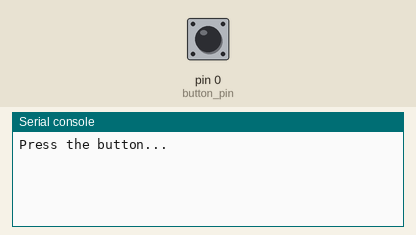
Bench run of a program on a simulated MicroPython board. Shown: the last lines printed to the serial console. Inputs (shaded band) come from the test bench; at power-on: pin 0 (button_pin) HIGH. At 1.5 s the program stops and its outputs stay as they are.

Above: at 1.2 s.
1.3 s: pin 0 (button_pin) pulled LOW for 0.15 s
At 1.44 s:
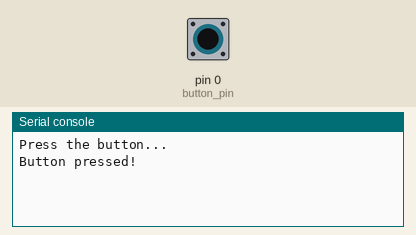
At 2.6 s:
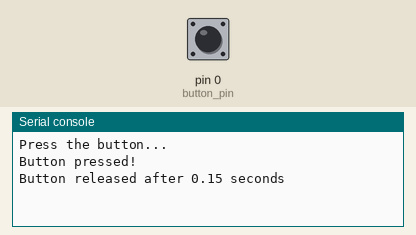

The program:

async_pin_monitor.py
```python
import uasyncio as asyncio
import utime
from machine import Pin

class AsyncPinMonitor:
    def __init__(self, pin, debounce_time_ms=10, active_high=False):
        self._pin = pin
        self._active_high = active_high

        self._stable_state = self._current_state = pin.value()
        self._state_changed = False

        self._debounce_ms = debounce_time_ms
        self._poll_interval_ms = 5
        self._last_state_change_ms = self._state_stable_since_ms = utime.ticks_ms()
        self._prev_state_duration_ms = 0

        self._monitor_task = None

        self._pressed_event = asyncio.Event()
        self._released_event = asyncio.Event()

    #-------------------------------------------------
    # Public methods

    def start(self, poll_interval_ms=5):
        if self._monitor_task is None:
            self._poll_interval_ms = poll_interval_ms
            self._monitor_task = asyncio.create_task(self._monitor_pin())

    def stop(self):
        if self._monitor_task:
            self._monitor_task.cancel()
            self._monitor_task = None

    async def wait_for_press(self):
        self._pressed_event.clear()
        await self._pressed_event.wait()

    async def wait_for_release(self):
        self._released_event.clear()
        await self._released_event.wait()

    #-------------------------------------------------
    # Public properties

    @property
    def value(self):
        return self._stable_state

    @property
    def debounce_time_ms(self):
        return self._debounce_ms

    @debounce_time_ms.setter
    def debounce_time_ms(self, new_time_ms):
        self._debounce_ms = new_time_ms

    @property
    def last_press_duration_s(self):
        return self._prev_state_duration_ms / 1000.0

    @property
    def current_press_duration_s(self):
        return utime.ticks_diff(utime.ticks_ms(), self._last_state_change_ms) / 1000.0

    #-------------------------------------------------
    # Private methods


    async def _monitor_pin(self):
        while True:
            pin_state = self._pin.value()
            current_time_ms = utime.ticks_ms()

            self._state_changed = False

            if pin_state != self._current_state:
                self._state_stable_since_ms = current_time_ms
                self._current_state = pin_state
            elif (self._current_state != self._stable_state and
                  utime.ticks_diff(current_time_ms, self._state_stable_since_ms) >= self._debounce_ms):
                self._stable_state = self._current_state
                self._state_changed = True

                self._prev_state_duration_ms = utime.ticks_diff(current_time_ms, self._last_state_change_ms)
                self._last_state_change_ms = current_time_ms

                is_pressed = self._stable_state if self._active_high else not self._stable_state

                if is_pressed:
                    self._pressed_event.set()
                else:
                    self._released_event.set()

            await asyncio.sleep_ms(self._poll_interval_ms)


if __name__ == "__main__":
    button_pin = Pin(0, Pin.IN, Pin.PULL_UP)

    async def test_monitor():
        monitor = AsyncPinMonitor(button_pin, active_high=False)
        monitor.start()

        print("Press the button...")
        await monitor.wait_for_press()
        print("Button pressed!")

        await monitor.wait_for_release()
        print(f"Button released after {monitor.last_press_duration_s:.2f} seconds")

        monitor.stop()

    asyncio.run(test_monitor())
```

Measured:
- after the input at 1.3 s, the serial console: prints a new line at once (image 1)
